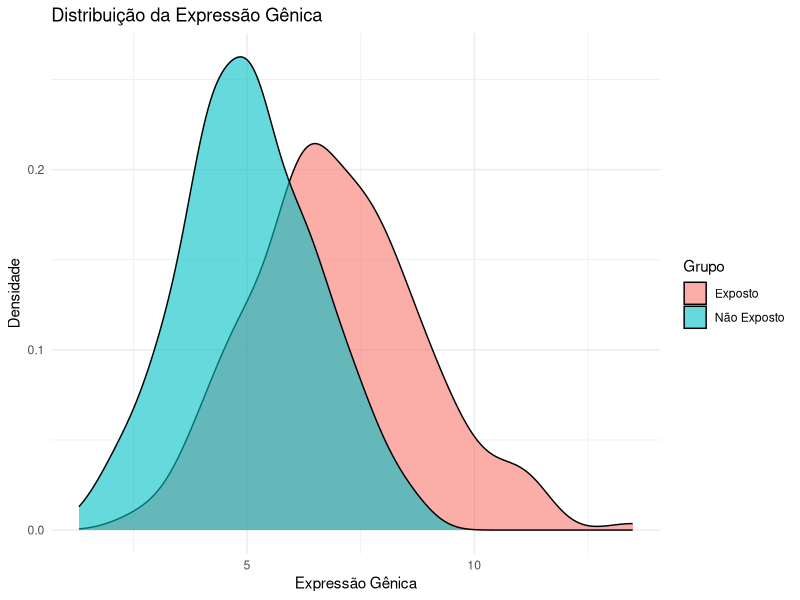
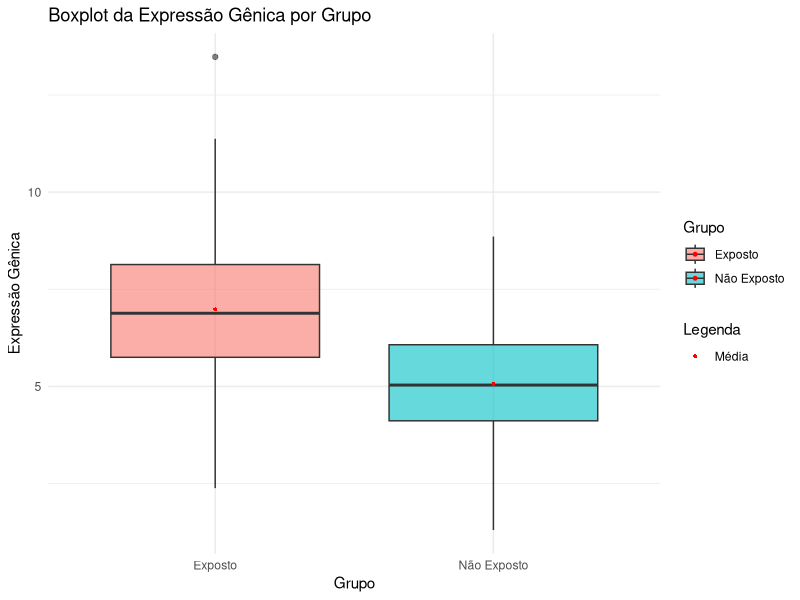
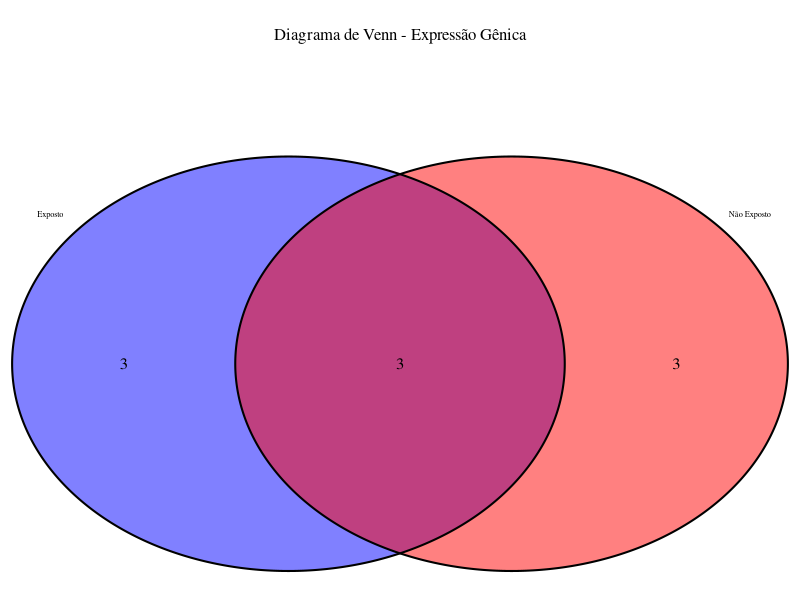

Here is the R script that generated these plots, in order:
library(ggplot2)
library(VennDiagram)
library(grid)  

# Gráfico de Densidade
set.seed(123)
dados <- data.frame(
  Grupo = rep(c("Exposto", "Não Exposto"), each = 200),
  Expressao_Genica = c(rnorm(200, mean = 7, sd = 2), rnorm(200, mean = 5, sd = 1.5))
)

# Criar gráfico de densidade
ggplot(dados, aes(x = Expressao_Genica, fill = Grupo)) +
  geom_density(alpha = 0.6) +
  labs(title = "Distribuição da Expressão Gênica", x = "Expressão Gênica", y = "Densidade") +
  theme_minimal()


# Gráfico de Boxplot
ggplot(dados, aes(x = Grupo, y = Expressao_Genica, fill = Grupo)) +
  geom_boxplot(alpha = 0.6) +
  stat_summary(fun = mean, geom = "point", size = 1, color = "red", aes(shape = "Média")) +  # Adiciona legenda para a média
  scale_shape_manual(name = "Legenda", values = c("Média" = 16)) +  # Define símbolo para a legenda
  labs(title = "Boxplot da Expressão Gênica por Grupo", x = "Grupo", y = "Expressão Gênica") +
  theme_minimal()



# Diagrama de Venn
# Para garantir que o gráfico seja renderizado corretamente

# Criando conjuntos de genes
genes_exposto <- c("G1", "G2", "G3", "G4", "G5", "G6")
genes_nao_exposto <- c("G3", "G4", "G5", "G7", "G8", "G9")

# Criar diagrama de Venn com legenda menor e renderização ajustada
venn_plot <- venn.diagram(
  x = list(Exposto = genes_exposto, Não_Exposto = genes_nao_exposto),
  category.names = c("Exposto", "Não Exposto"),
  filename = NULL,  # Exibir diretamente
  fill = c("blue", "red"),
  alpha = 0.5,
  cat.cex = 0.5,  # Reduz o tamanho da legenda
  main = "Diagrama de Venn - Expressão Gênica",
  font.main = 14
)

# Garantir renderização correta
grid.newpage()
grid.draw(venn_plot)
